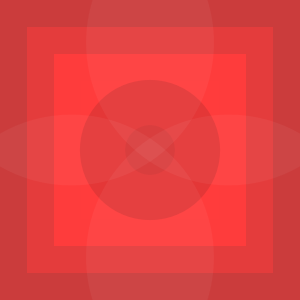
Frame 1 (no input)
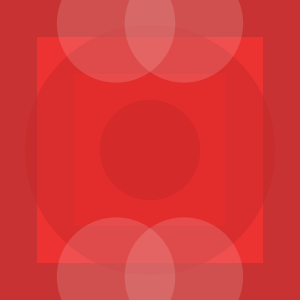
Frame 60 (the mouse pressed at the canvas centre just before this capture)
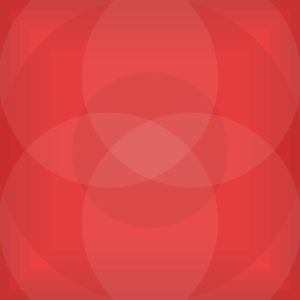
Frame 120 (the mouse held since frame 60 and released just before this capture)

The Processing sketch that drew these frames (run headless with seeded random() and noise(); from frame 60 on, the mouse is pressed at the canvas centre):

// Processing sketch: processing_1996
// ── processing_1996.pde

float t;
float mid = 150;
float r;

void setup() {
  size(300, 300);
  noStroke();
  frameRate(12);
  ellipseMode(CENTER);
}

void draw() {
  
  int rand = (int)random(5, 40);
  noStroke();
  for(int i = 0; i < 150; i += rand) {
    fill(200 + i, 50, 50);
    rect(i, i, width - 2 * i, height - 2 * i);
  }
  
  t += 0.2; 
  for(int i = 0; i < 2; i++) {
    fill(200, 40, 40, 130 - i * 2);
    ellipse(150, 
    150,
    20 + 150 * abs(sin(t) - i), 
    20 + 150 * abs(sin(t) - i));
  }
  
  noStroke();
  fill(255, random(50));
  r = random(width);
  float x = random(width) - 150;
  float y = random(width) - 150;
  ellipse(mid + x - 0, mid + y - 0, r, r);
  ellipse(mid - x - 0, mid - y - 0, r, r);
  ellipse(mid + x - 0, mid - y - 0, r, r);
  ellipse(mid - x - 0, mid + y - 0, r, r);
  
}
